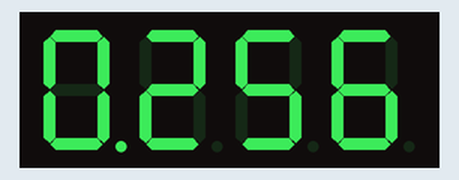
Bench run of a sketch on a simulated Arduino Mega 2560, built with avr-gcc and run on an emulated ATmega2560. Shown: 4-digit seven-segment display. Wiring (from diagram.json): 4-digit 7-segment display, segments lit when HIGH: segments pin 54, pin 55, pin 56, pin 57, pin 58, pin 59, pin 60, pin 61; digit selects pin 62, pin 63, pin 64, pin 65. The segment pins are drawn as the display they are named for.

Above: at 25.79 s.
At 27.39 s:
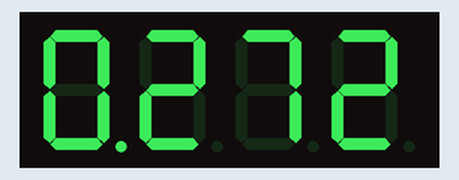
At 29.09 s:
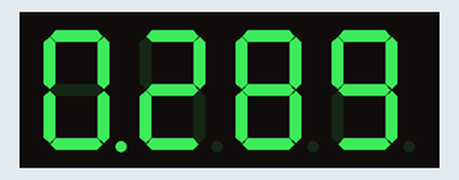
At 32.49 s:
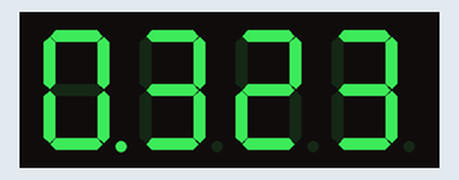
At 35.79 s:
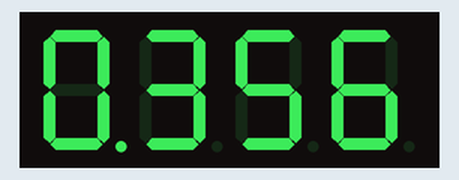
At 39.18 s:
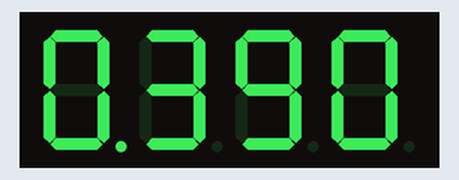

The sketch:

sketch.ino
```cpp
uint8_t data[]={0x3f, 0x06, 0x5b, 0x4f, 0x66, 0x6d, 0x7d, 0x07, 0x7f, 0x6f};
void setup()
{
  volatile uint8_t *ddr;
  ddr=(uint8_t *)0x30;           //Port F
  *ddr=0xFF;
  ddr=(uint8_t *)0x107;          //Port K
  *ddr=0x0F;

  volatile uint8_t *out;
  uint8_t a=0, b=0, c=0, i=0, flag=0;
  while(1)
  {

      for(i=0; i<10; i++)
      {
       out=(uint8_t *)0x108;             // 1st digit
      *out=0xFE;
      out=(uint8_t *)0x31;
      *out=data[a];
      delay(20);
      *out=0x00;

      out=(uint8_t *)0x108;             // 2nd digit
      *out=0xFD;
      out=(uint8_t *)0x31;
      *out=data[b];
      delay(20);
      *out=0x00;


      out=(uint8_t *)0x108;             // 3rd digit
      *out=0xFB;
      out=(uint8_t *)0x31;
      *out=data[c];
      delay(20);
      *out=0x00;

      out=(uint8_t *)0x108;           // 4th digit
      *out=0xF7;
      out=(uint8_t *)0x31;
      *out=data[i];
      delay(20);
      *out=0x00;


      if(flag==0)
      {
        out=(uint8_t *)0x108;
        *out=0xfe;
        out=(uint8_t *)0x31;
        *out=0x80;
        delay(20);
        *out=0x00;

      }
      else if(flag==1)
      {
        out=(uint8_t *)0x108;
        *out=0xfd;
        out=(uint8_t *)0x31;
        *out=0x80;
        delay(20);
        *out=0x00;
      }
      else if(flag==2)
      {
        out=(uint8_t *)0x108;
        *out=0xFB;
        out=(uint8_t *)0x31;
        *out=0x80;
        delay(20);
        *out=0x00;
      }

      }


       if(a==9 && b==9 && c==9 && i==10)
      {

        a=1; b=0; c=0; i=0;
        flag++;
        continue;

      }

      if(i==10)
      {
        c++;
      }
      if(c==10)
      {
        b++;
        c=0;
      }
      if(b==10)
      {
        a++;
        b=0;
      }


                                                         // not only a and i, all should be included


  }

}

void loop()
{


}
```
